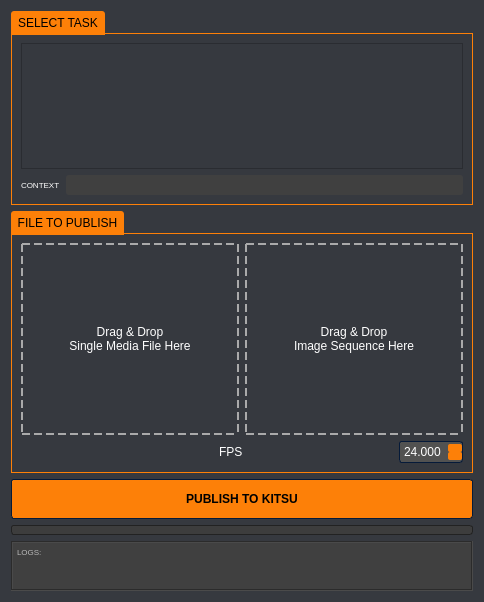
<?xml version="1.0" encoding="UTF-8"?>
<ui version="4.0">
 <class>Form</class>
 <widget class="QWidget" name="Form">
  <property name="enabled">
   <bool>true</bool>
  </property>
  <property name="geometry">
   <rect>
    <x>0</x>
    <y>0</y>
    <width>480</width>
    <height>602</height>
   </rect>
  </property>
  <property name="windowTitle">
   <string>Kitsu Publisher</string>
  </property>
  <property name="styleSheet">
   <string notr="true">/*-----QWidget-----*/
QWidget
{
	background-color: #36393f;
	color: #ffffff;
	border-color: #051a39;

}


/*-----QLabel-----*/
QLabel
{
	background-color: transparent;
	color: #ffffff;

}


QLabel::disabled
{
	background-color: transparent;
	color: #656565;

}


/*-----QMenuBar-----*/
QMenuBar
{
	background-color: #36393f;
	color: #ffffff;
	border-color: #051a39;

}


QMenuBar::disabled
{
	background-color: #404040;
	color: #656565;
	border-color: #051a39;

}


QMenuBar::item
{
    background-color: transparent;

}


QMenuBar::item:selected
{
    background-color: #fd8008;
    border: 1px solid #41cd52;

}


QMenuBar::item:pressed
{
    background-color: #b55d00;
    border: 1px solid #000;
    margin-bottom: -1px;
    padding-bottom: 1px;

}


/*-----QMenu-----*/
QMenu
{
    background-color: #36393f;
    border: 1px solid;
    color: #ffffff;

}


QMenu::separator
{
    height: 1px;
    background-color: #ff9500;
    color: #ffffff;
    padding-left: 4px;
    margin-left: 10px;
    margin-right: 5px;

}


QMenu::item
{
    min-width : 150px;
    padding: 3px 20px 3px 20px;

}


QMenu::item:selected
{
    background-color: #b55d00;
    color: #ffffff;

}


QMenu::item:disabled
{
    color: #262626;
}


/*-----QToolTip-----*/
QToolTip
{
	border : 1px solid #000000;
	background-color: #26264f;
	color: #ffffff;
	border-color: #051a39;

}



/*-----QPushButton-----*/
QPushButton
{
	background-color: #fd8008;
	color: #000000;
	font-weight: 600;
	border-style: solid;
	border-width: 1px;
	border-radius: 3px;
	border-color: #051a39;
	padding: 5px;

}


QPushButton::disabled
{
	background-color: #404040;
	color: #656565;
	border-color: #051a39;

}


QPushButton::hover
{
	background-color: #ff9d00;
	color: #ffffff;
	border-style: solid;
	border-width: 1px;
	border-radius: 3px;
	border-color: #051a39;
	padding: 5px;

}


QPushButton::pressed
{
	background-color: #b55d00;
	color: #ffffff;
	border-style: solid;
	border-width: 1px;
	border-radius: 3px;
	border-color: #051a39;
	padding: 5px;

}


/*-----QToolButton-----*/
QToolButton
{
	background-color: #fd8008;
	color: #ffffff;
	border-width: 1px;
	border-radius: 3px;
	border-color: #051a39;
	padding: 3px;

}


QToolButton::disabled
{
	background-color: #404040;
	color: #656565;
	border-color: #051a39;

}


QToolButton::hover
{
	background-color: #ff9d00;
	color: #ffffff;
	border-width: 1px;
	border-radius: 3px;
	border-color: #051a39;
	padding: 3px;

}


QToolButton::pressed
{
	background-color: #b55d00;
	color: #ffffff;
	border-width: 1px;
	border-radius: 3px;
	border-color: #051a39;
	padding: 3px;

}


/*-----QComboBox-----*/
QComboBox
{
    background-color: #fd8008;
    border: 1px solid;
    border-radius: 3px;
    padding-left: 6px;
    color: #ffffff;
    height: 20px;

}


QComboBox::disabled
{
	background-color: #404040;
	color: #656565;
	border-color: #051a39;

}


QComboBox:hover
{
    background-color: #ff9d00;

}


QComboBox:on
{
    background-color: #b55d00;

}


QComboBox QAbstractItemView
{
    background-color: #383838;
    color: #ffffff;
    border: 1px solid black;
    selection-background-color: #b55d00;
    selection-color: #ffffff;
    outline: 0;

}


QComboBox::drop-down
{
    subcontrol-origin: padding;
    subcontrol-position: top right;
    width: 15px;
    border-left-width: 0px;
    border-left-color: darkgray;
    border-left-style: solid; 
    border-top-right-radius: 3px; 
    border-bottom-right-radius: 3px;

}


QComboBox::down-arrow
{
    image: url(://arrow-down.png);
    width: 8px;
    height: 8px;
}


/*-----QSpinBox &amp; QDoubleSpinBox &amp; QDateTimeEdit-----*/
QSpinBox, 
QDoubleSpinBox,
QDateTimeEdit
{
	background-color: #525251;
	color: #ffffff;
	border: 1px solid #051a39;
	border-radius: 3px;
	padding : 2px;

}


QSpinBox::disabled, 
QDoubleSpinBox::disabled,
QDateTimeEdit::disabled
{
	background-color: #404040;
	color: #656565;
	border-color: #051a39;

}


QSpinBox:hover, 
QDoubleSpinBox::hover,
QDateTimeEdit::hover
{
    background-color: #626262;
    border: 1px solid #fd8008;
    color:  #fff;
    padding: 2px

}


QSpinBox::up-button, QSpinBox::down-button,
QDoubleSpinBox::up-button, QDoubleSpinBox::down-button,
QDateTimeEdit::up-button, QDateTimeEdit::down-button
{
    background-color: #fd8008;
	border-radius: 2px;

}


QSpinBox::disabled, 
QDoubleSpinBox::disabled,
QDateTimeEdit::disabled
{
	background-color: #404040;
	color: #656565;
	border-color: #051a39;

}


QSpinBox::up-button:hover, QSpinBox::down-button:hover,
QDoubleSpinBox::up-button:hover, QDoubleSpinBox::down-button:hover,
QDateTimeEdit::up-button:hover, QDateTimeEdit::down-button:hover
{
    background-color: #ff9d00;
    border: 1px solid #ff9d00;

}


QSpinBox::up-button:disabled, QSpinBox::down-button:disabled,
QDoubleSpinBox::up-button:disabled, QDoubleSpinBox::down-button:disabled,
QDateTimeEdit::up-button:disabled, QDateTimeEdit::down-button:disabled
{
	background-color: #404040;
	color: #656565;
	border-color: #051a39;

}


QSpinBox::up-button:pressed, QSpinBox::down-button:pressed,
QDoubleSpinBox::up-button:pressed, QDoubleSpinBox::down-button::pressed,
QDateTimeEdit::up-button:pressed, QDateTimeEdit::down-button::pressed
{
    background-color: #b55d00;
    border: 1px solid #b55d00;

}


/*-----QLineEdit-----*/
QLineEdit
{
	background-color: #525251;
	color: #ffffff;
	border-width: 1px;
	border-radius: 3px;
	border-color: #051a39;
	padding: 2px;

}


QLineEdit::disabled
{
	background-color: #404040;
	color: #656565;
	border-width: 1px;
	border-radius: 3px;
	border-color: #051a39;
	padding: 2px;

}


/*-----QTextEdit-----*/
QTextEdit
{
	/* background-color: rgb(18, 18, 18); */
	color: #cecece;
	border-color: #051a39;

}


QTextEdit::disabled
{
	background-color: #404040;
	color: #656565;
	border-color: #051a39;

}


/*-----QGroupBox-----*/
QGroupBox 
{
    border: 1px solid;
    border-color: #fd8008;
    margin-top: 22px;

}


QGroupBox::title  
{
    background-color: #fd8008;
    color: #000000;
	font: 6pt;
    subcontrol-origin: margin;
    subcontrol-position: top left;
    padding: 5px;
	border-top-left-radius: 3px;
	border-top-right-radius: 3px;

}


QGroupBox::title::disabled
{
	background-color: #404040;
	color: #656565;
    subcontrol-origin: margin;
    subcontrol-position: top left;
    padding: 5px;
	border-top-left-radius: 3px;
	border-top-right-radius: 3px;

}


/*-----QRadioButton-----*/
QRadioButton::indicator::unchecked
{ 
	border: 2px inset gray; 
	border-radius: 5px; 
	background-color:  #fff;
	width: 9px; 
	height: 9px; 

}


QRadioButton::indicator::unchecked:hover
{ 
	border: 2px solid #fd8008; 
	border-radius: 5px; 
	background-color:  #fff;
	width: 9px; 
	height: 9px; 

}


QRadioButton::indicator::checked
{ 
	border: 2px inset darkgray; 
	border-radius: 5px; 
	background-color: #b55d00; 
	width: 9px; 
	height: 9px; 

}


QRadioButton::disabled
{
	color: #656565;

}


QRadioButton::indicator:disabled
{
	background-color: #656565;
	color: #656565;
    border: 2px solid #656565;

}


/*-----QTableView &amp; QTableWidget-----*/
QTableView
{
    background-color: #242526;
    border: 1px solid #32414B;
    color: #f0f0f0;
    gridline-color: #ff9900;
    outline : 0;

}


QTableView::disabled
{
    background-color: #242526;
    border: 1px solid #32414B;
    color: #656565;
    gridline-color: #656565;
    outline : 0;

}


QTableView::item:hover 
{
    background-color: #26264f;
    color: #f0f0f0;

}


QTableView::item:selected 
{
    background-color: #1a1b1c;
    border: 2px solid #b55d00;
    color: #F0F0F0;

}


QTableView::item:selected:disabled
{
    background-color: #1a1b1c;
    border: 2px solid #525251;
    color: #656565;

}


QTableCornerButton::section
{
    background-color: #505050;
    color: #fff;

}


QHeaderView::section
{
    background-color: #525251;
    color: #fff;
    text-align: left;
	padding: 4px;
	
}


QHeaderView::section:disabled
{
    background-color: #525251;
    color: #656565;

}


QHeaderView::section:checked
{
    color: #fff;
    background-color: #b55d00;

}


QHeaderView::section:checked:disabled
{
    color: #656565;
    background-color: #525251;

}


QHeaderView::section::vertical::first,
QHeaderView::section::vertical::only-one
{
    border-top: 1px solid #353635;

}


QHeaderView::section::vertical
{
    border-top: 1px solid #353635;

}


QHeaderView::section::horizontal::first,
QHeaderView::section::horizontal::only-one
{
    border-left: 1px solid #353635;

}


QHeaderView::section::horizontal
{
    border-left: 1px solid #353635;

}


/*-----QTabWidget-----*/
QTabBar::tab
{
	background-color: #262626;
	color: #ffffff;
	border-style: solid;
	border-width: 1px;
	border-top-left-radius: 3px;
	border-top-right-radius: 3px;
	border-color: #051a39;
	padding: 5px;

}


QTabBar::tab:disabled
{
	background-color: #656565;
	color: #656565;

}


QTabWidget::pane 
{
	background-color: #262626;
	color: #ffffff;
    border: 1px solid;
    border-color: #fd8008;

}


QTabBar::tab:selected
{
    background-color: #fd8008;
	color: #ffffff;
	border-style: solid;
	border-width: 1px;
	border-top-left-radius: 3px;
	border-top-right-radius: 3px;
	border-color: #051a39;
	padding: 5px;

}


QTabBar::tab:selected:disabled
{
	background-color: #404040;
	color: #656565;

}


QTabBar::tab:!selected 
{
    background-color: #262626;

}


QTabBar::tab:!selected:hover 
{
    background-color: #ff9d00;

}


QTabBar::tab:top:!selected 
{
    margin-top: 3px;

}


QTabBar::tab:bottom:!selected 
{
    margin-bottom: 3px;

}


QTabBar::tab:top, QTabBar::tab:bottom 
{
    min-width: 8ex;
    margin-right: -1px;
    padding: 5px 10px 5px 10px;

}


QTabBar::tab:top:selected 
{
    border-bottom-color: none;

}


QTabBar::tab:bottom:selected 
{
    border-top-color: none;

}


QTabBar::tab:top:last, QTabBar::tab:bottom:last,
QTabBar::tab:top:only-one, QTabBar::tab:bottom:only-one 
{
    margin-right: 0;

}


QTabBar::tab:left:!selected 
{
    margin-right: 3px;

}


QTabBar::tab:right:!selected
{
    margin-left: 3px;

}


QTabBar::tab:left, QTabBar::tab:right 
{
    min-height: 8ex;
    margin-bottom: -1px;
    padding: 10px 5px 10px 5px;

}


QTabBar::tab:left:selected 
{
    border-left-color: none;

}


QTabBar::tab:right:selected 
{
    border-right-color: none;

}


QTabBar::tab:left:last, QTabBar::tab:right:last,
QTabBar::tab:left:only-one, QTabBar::tab:right:only-one 
{
    margin-bottom: 0;

}


/*-----QSlider-----*/
QSlider::groove:horizontal 
{
	background-color: transparent;
	height: 5px;

}


QSlider::sub-page:horizontal 
{
	background-color: #fd8008;

}


QSlider::add-page:horizontal 
{
	background-color: #666765;

}


QSlider::handle:horizontal 
{
	background-color: #fd8008;
	width: 14px;
	margin-top: -6px;
	margin-bottom: -6px;
	border-radius: 3px;

}


QSlider::handle:horizontal:hover 
{
	background-color: #fd8008;
	border-radius: 3px;

}


QSlider::sub-page:horizontal:disabled 
{
	background-color: #bbb;
	border-color: #999;

}


QSlider::add-page:horizontal:disabled 
{
	background-color: #eee;
	border-color: #999;

}


QSlider::handle:horizontal:disabled 
{
	background-color: #eee;
	border: 1px solid #aaa;
	border-radius: 3px;

}


QSlider::groove:vertical 
{
	background-color: transparent;
	width: 5px;

}


QSlider::sub-page:vertical 
{
	background-color: #fd8008;

}


QSlider::add-page:vertical 
{
	background-color: #666765;

}


QSlider::handle:vertical 
{
	background-color: #fd8008;
	height: 14px;
	margin-left: -6px;
	margin-right: -6px;
	border-radius: 3px;

}


QSlider::handle:vertical:hover 
{
	background-color: #fd8008;
	border-radius: 3px;

}


QSlider::sub-page:vertical:disabled 
{
	background-color: #bbb;
	border-color: #999;

}


QSlider::add-page:vertical:disabled 
{
	background-color: #eee;
	border-color: #999;

}


QSlider::handle:vertical:disabled 
{
	background-color: #eee;
	border: 1px solid #aaa;
	border-radius: 3px;

}


/*-----QDial-----*/
QDial
{
	background-color: #fd8008;

}


QDial::disabled
{
	background-color: #404040;

}

/*-----QScrollBar-----*/
QScrollBar:horizontal
{
    border: 1px solid #222222;
    background-color: #3d3d3d;
    height: 13px;
    margin: 0px 16px 0 16px;

}


QScrollBar::handle:horizontal
{
    background: #fd8008;
    min-height: 20px;

}


QScrollBar::add-line:horizontal
{
    border: 1px solid #1b1b19;
    background-color: #fd8008;
    width: 14px;
    subcontrol-position: right;
    subcontrol-origin: margin;

}


QScrollBar::sub-line:horizontal
{
    border: 1px solid #1b1b19;
    background-color: #fd8008;
    width: 14px;
    subcontrol-position: left;
    subcontrol-origin: margin;

}


QScrollBar::right-arrow:horizontal
{
    image: url(://arrow-right.png);
    width: 6px;
    height: 6px;

}


QScrollBar::left-arrow:horizontal
{
    image: url(://arrow-left.png);
    width: 6px;
    height: 6px;

}


QScrollBar::add-page:horizontal, QScrollBar::sub-page:horizontal
{
    background: none;

}


QScrollBar:vertical
{
    background-color: #3d3d3d;
    width: 13px;
    margin: 16px 0 16px 0;
    border: 1px solid #222222;

}


QScrollBar::handle:vertical
{
    background-color: #fd8008;
    min-height: 20px;

}


QScrollBar::add-line:vertical
{
    border: 1px solid #1b1b19;
    background-color: #fd8008;
    height: 14px;
    subcontrol-position: bottom;
    subcontrol-origin: margin;

}


QScrollBar::sub-line:vertical
{
    border: 1px solid #1b1b19;
    background-color: #fd8008;
    height: 14px;
    subcontrol-position: top;
    subcontrol-origin: margin;

}


QScrollBar::add-page:vertical, QScrollBar::sub-page:vertical
{
    background: none;

}

/*-----QProgressBar-----*/
QProgressBar
{
    border: 1px solid #222222;
    background-color: #3d3d3d;
    text-align: center;
    color: #ffffff;
    font-size: 12px;
    /* font-weight: bold; */
    padding: 1px;
    border-radius: 3px;
}
QProgressBar::chunk
{
    background-color: #fd8008;
}
</string>
  </property>
  <layout class="QVBoxLayout" name="verticalLayout">
   <item>
    <widget class="QGroupBox" name="groupBox_2">
     <property name="minimumSize">
      <size>
       <width>462</width>
       <height>190</height>
      </size>
     </property>
     <property name="title">
      <string>SELECT TASK</string>
     </property>
     <layout class="QVBoxLayout" name="verticalLayout_2">
      <item>
       <widget class="QTreeWidget" name="treeWidget">
        <property name="minimumSize">
         <size>
          <width>0</width>
          <height>120</height>
         </size>
        </property>
        <attribute name="headerVisible">
         <bool>false</bool>
        </attribute>
        <column>
         <property name="text">
          <string notr="true">1</string>
         </property>
        </column>
       </widget>
      </item>
      <item>
       <layout class="QHBoxLayout" name="horizontalLayout_3">
        <item>
         <widget class="QLabel" name="label_4">
          <property name="font">
           <font>
            <pointsize>6</pointsize>
           </font>
          </property>
          <property name="text">
           <string>CONTEXT</string>
          </property>
         </widget>
        </item>
        <item>
         <widget class="QLineEdit" name="lineEdit">
          <property name="enabled">
           <bool>false</bool>
          </property>
          <property name="font">
           <font>
            <pointsize>6</pointsize>
           </font>
          </property>
         </widget>
        </item>
       </layout>
      </item>
     </layout>
    </widget>
   </item>
   <item>
    <spacer name="verticalSpacer">
     <property name="orientation">
      <enum>Qt::Vertical</enum>
     </property>
     <property name="sizeType">
      <enum>QSizePolicy::Fixed</enum>
     </property>
     <property name="sizeHint" stdset="0">
      <size>
       <width>0</width>
       <height>0</height>
      </size>
     </property>
    </spacer>
   </item>
   <item>
    <widget class="QGroupBox" name="groupBox">
     <property name="title">
      <string>FILE TO PUBLISH</string>
     </property>
     <layout class="QVBoxLayout" name="verticalLayout_3">
      <item>
       <layout class="QHBoxLayout" name="horizontalLayout">
        <item>
         <widget class="QLabel" name="label">
          <property name="styleSheet">
           <string notr="true">border: 2px dashed #AAA; padding: 80px 20px;</string>
          </property>
          <property name="frameShape">
           <enum>QFrame::NoFrame</enum>
          </property>
          <property name="text">
           <string>Drag &amp;amp; Drop&lt;br/&gt;Single Media File Here</string>
          </property>
          <property name="alignment">
           <set>Qt::AlignCenter</set>
          </property>
         </widget>
        </item>
        <item>
         <widget class="QLabel" name="label_2">
          <property name="styleSheet">
           <string notr="true">border: 2px dashed #AAA; padding: 80px 20px;</string>
          </property>
          <property name="frameShape">
           <enum>QFrame::NoFrame</enum>
          </property>
          <property name="text">
           <string>Drag &amp;amp; Drop&lt;br/&gt;Image Sequence Here</string>
          </property>
          <property name="alignment">
           <set>Qt::AlignCenter</set>
          </property>
         </widget>
        </item>
       </layout>
      </item>
      <item>
       <layout class="QHBoxLayout" name="horizontalLayout_2">
        <item>
         <spacer name="horizontalSpacer">
          <property name="orientation">
           <enum>Qt::Horizontal</enum>
          </property>
         </spacer>
        </item>
        <item alignment="Qt::AlignRight">
         <widget class="QLabel" name="label_3">
          <property name="text">
           <string>FPS</string>
          </property>
         </widget>
        </item>
        <item alignment="Qt::AlignRight">
         <widget class="QDoubleSpinBox" name="doubleSpinBox">
          <property name="decimals">
           <number>3</number>
          </property>
          <property name="value">
           <double>24.000000000000000</double>
          </property>
         </widget>
        </item>
       </layout>
      </item>
     </layout>
    </widget>
   </item>
   <item>
    <widget class="QPushButton" name="pushButton">
     <property name="enabled">
      <bool>true</bool>
     </property>
     <property name="minimumSize">
      <size>
       <width>0</width>
       <height>40</height>
      </size>
     </property>
     <property name="text">
      <string notr="true">PUBLISH TO KITSU</string>
     </property>
    </widget>
   </item>
   <item>
    <widget class="QProgressBar" name="progressBar">
     <property name="maximumSize">
      <size>
       <width>16777215</width>
       <height>10</height>
      </size>
     </property>
     <property name="value">
      <number>0</number>
     </property>
     <property name="textVisible">
      <bool>false</bool>
     </property>
    </widget>
   </item>
   <item>
    <widget class="QTextEdit" name="textEdit">
     <property name="enabled">
      <bool>false</bool>
     </property>
     <property name="maximumSize">
      <size>
       <width>16777215</width>
       <height>50</height>
      </size>
     </property>
     <property name="baseSize">
      <size>
       <width>0</width>
       <height>20</height>
      </size>
     </property>
     <property name="styleSheet">
      <string notr="true">color: rgb(185, 185, 185);
font: 6pt &quot;Verdana&quot;;
</string>
     </property>
     <property name="frameShape">
      <enum>QFrame::Box</enum>
     </property>
     <property name="documentTitle">
      <string/>
     </property>
     <property name="html">
      <string>&lt;!DOCTYPE HTML PUBLIC &quot;-//W3C//DTD HTML 4.0//EN&quot; &quot;http://www.w3.org/TR/REC-html40/strict.dtd&quot;&gt;
&lt;html&gt;&lt;head&gt;&lt;meta name=&quot;qrichtext&quot; content=&quot;1&quot; /&gt;&lt;style type=&quot;text/css&quot;&gt;
p, li { white-space: pre-wrap; }
&lt;/style&gt;&lt;/head&gt;&lt;body style=&quot; font-family:'Verdana'; font-size:6pt; font-weight:400; font-style:normal;&quot;&gt;
&lt;p style=&quot; margin-top:0px; margin-bottom:0px; margin-left:0px; margin-right:0px; -qt-block-indent:0; text-indent:0px;&quot;&gt;LOGS:&lt;/p&gt;&lt;/body&gt;&lt;/html&gt;</string>
     </property>
    </widget>
   </item>
  </layout>
 </widget>
 <resources/>
 <connections/>
</ui>
